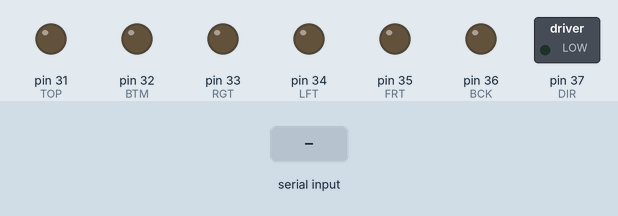
This sketch was run on a simulated Arduino Mega 2560, built with avr-gcc and run on an emulated ATmega2560. Parts: switched loads named in the sketch (green lamp = pin HIGH), output pins drawn as LEDs (lit = HIGH). The inputs (shaded band) are chosen by the test bench.

Above: at 1.2 s.
1.3 s: "U" received over Serial
At 2.1 s:
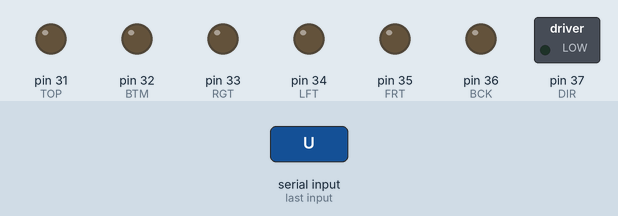
2.9 s: "u" received over Serial
At 3.3 s:
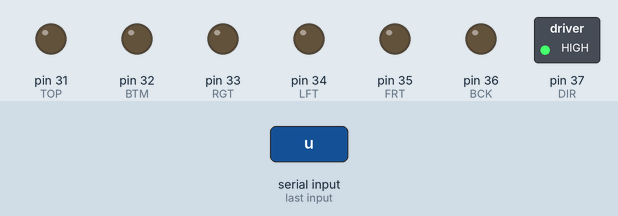
4.5 s: "D" received over Serial
At 5.7 s:
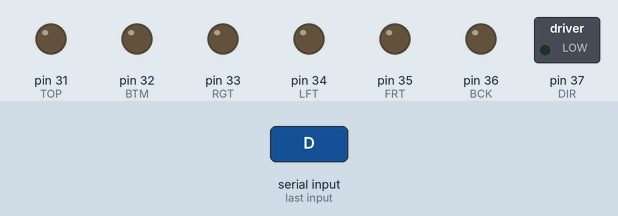
6.1 s: "d" received over Serial
At 6.9 s:
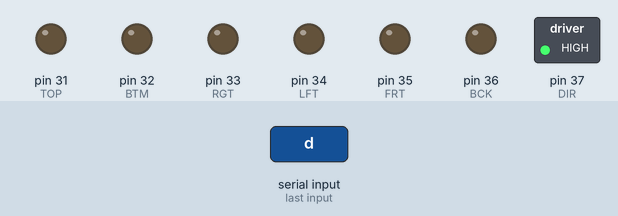
7.7 s: "L" received over Serial
At 8.1 s:
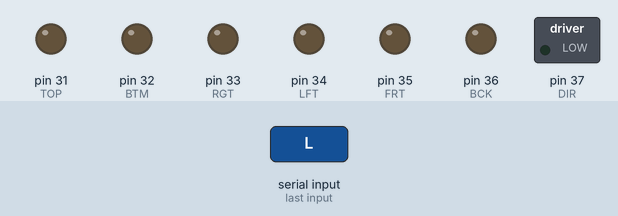
9.3 s: "l" received over Serial
At 10.6 s:
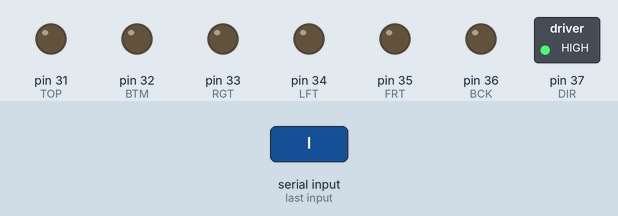
Timing chart, 0 to 11.9 s (numbered marks = the images above; inputs shaded):
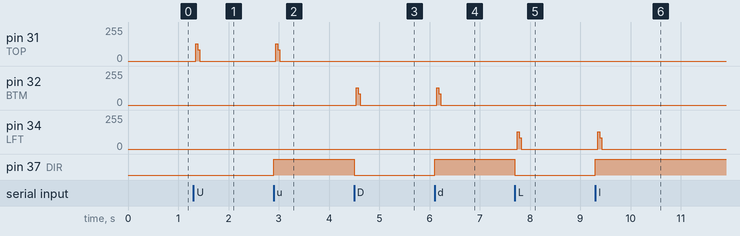

Measured:
- after the input at 1.3 s, pin 31 (TOP): 0/255 → 129/255 at once, → 86/255 0.04 s later, → 0/255 0.04 s later
- after the input at 2.9 s, pin 31 (TOP): 0/255 → 129/255 at once, → 86/255 0.04 s later, → 0/255 0.04 s later; pin 37 (DIR): LOW → HIGH at once
- after the input at 4.5 s, pin 32 (BTM): 0/255 → 129/255 at once, → 86/255 0.04 s later, → 0/255 0.04 s later; pin 37 (DIR): HIGH → LOW at once
- after the input at 6.1 s, pin 32 (BTM): 0/255 → 129/255 at once, → 86/255 0.04 s later, → 0/255 0.04 s later; pin 37 (DIR): LOW → HIGH at once
- after the input at 7.7 s, pin 34 (LFT): 0/255 → 129/255 at once, → 86/255 0.04 s later, → 0/255 0.04 s later; pin 37 (DIR): HIGH → LOW at once
- after the input at 9.3 s, pin 34 (LFT): 0/255 → 129/255 at once, → 86/255 0.04 s later, → 0/255 0.04 s later; pin 37 (DIR): LOW → HIGH at once

The sketch:

pysermotor.ino
```cpp
#define TOP 31
#define BTM 32
#define RGT 33
#define LFT 34
#define FRT 35
#define BCK 36
#define DIR 37
#define DELAY 700
void setup() {
  pinMode(TOP, OUTPUT);
  pinMode(BTM, OUTPUT);
  pinMode(RGT, OUTPUT);
  pinMode(LFT, OUTPUT);
  pinMode(FRT, OUTPUT);
  pinMode(BCK, OUTPUT);
  pinMode(DIR, OUTPUT);
  digitalWrite(TOP, LOW);
  digitalWrite(BTM, LOW);
  digitalWrite(RGT, LOW);
  digitalWrite(LFT, LOW);
  digitalWrite(FRT, LOW);
  digitalWrite(BCK, LOW);
  digitalWrite(DIR, LOW);
  Serial.begin(9600);
}

void loop() {
  char moves = Serial.read();
  selectMove(moves);
}

void selectMove(char str) {
  switch(str) {
    case 'U':
      moveMotor(TOP, LOW);
      break;
    case 'u':
      moveMotor(TOP, HIGH);
      break;
    case 'D':
      moveMotor(BTM, LOW);
      break;
    case 'd':
      moveMotor(BTM, HIGH);
      break;
    case 'L':
      moveMotor(LFT, LOW);
      break;
    case 'l':
      moveMotor(LFT, HIGH);
      break;
    case 'R':
      moveMotor(RGT, LOW);
      break;
    case 'r':
      moveMotor(RGT, HIGH);
      break;
    case 'F':
      moveMotor(FRT, LOW);
      break;
    case 'f':
      moveMotor(FRT, HIGH);
      break;
    case 'B':
      moveMotor(BCK, LOW);
      break;
    case 'b':
      moveMotor(BCK, HIGH);
      break;
  }
}

void moveMotor(int face, bool dir) {
  digitalWrite(DIR, dir);
  for(int x = 0; x < 50; x++) {
    digitalWrite(face,HIGH);
    delayMicroseconds(DELAY);
    digitalWrite(face,LOW);
    delayMicroseconds(DELAY);
  }
}
```
